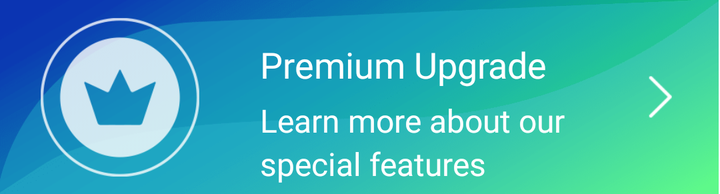
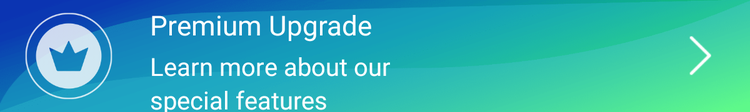

Compare how this app lays out the same screen by default and in its alternative resource folder. The renders come first, then the two layout files and the values they reference.
<!-- AndroidManifest.xml: application theme AppTheme -->
<!-- res/layout/premium_upgrade.xml -->
<?xml version="1.0" encoding="utf-8"?>
<androidx.constraintlayout.widget.ConstraintLayout xmlns:android="http://schemas.android.com/apk/res/android"
    xmlns:app="http://schemas.android.com/apk/res-auto"
    xmlns:tools="http://schemas.android.com/tools"
    android:layout_width="match_parent"
    android:layout_height="wrap_content"
    android:clickable="true"
    android:foreground="@drawable/ripple_effect_light">

    <ImageView
        android:id="@+id/imageView7"
        android:layout_width="wrap_content"
        android:layout_height="wrap_content"
        android:adjustViewBounds="true"
        android:scaleType="fitStart"
        app:layout_constraintEnd_toEndOf="parent"
        app:layout_constraintStart_toStartOf="parent"
        app:layout_constraintTop_toTopOf="parent"
        app:srcCompat="@drawable/bg_premium_placeholder" />

    <ImageView
        android:id="@+id/imageView9"
        android:layout_width="80dp"
        android:layout_height="80dp"
        android:layout_marginStart="20dp"
        android:layout_marginLeft="20dp"
        android:adjustViewBounds="true"
        app:layout_constraintBottom_toBottomOf="parent"
        app:layout_constraintStart_toStartOf="parent"
        app:layout_constraintTop_toTopOf="parent"
        app:srcCompat="@drawable/icon_premium" />

    <TextView
        android:id="@+id/textView16"
        android:layout_width="wrap_content"
        android:layout_height="wrap_content"
        android:layout_marginStart="30dp"
        android:layout_marginLeft="30dp"
        android:layout_marginTop="20dp"
        android:fontFamily="@font/rubik_bold"
        android:text="Premium Upgrade"
        android:textColor="@android:color/white"
        android:textSize="18sp"
        app:layout_constraintStart_toEndOf="@+id/imageView9"
        app:layout_constraintTop_toTopOf="parent" />

    <TextView
        android:id="@+id/textView28"
        android:layout_width="wrap_content"
        android:layout_height="wrap_content"
        android:layout_marginStart="30dp"
        android:layout_marginLeft="30dp"
        android:layout_marginTop="5dp"
        android:fontFamily="@font/rubik_regular"
        android:text="Learn more about our"
        android:textColor="@android:color/white"
        android:textSize="16sp"
        app:layout_constraintStart_toEndOf="@+id/imageView9"
        app:layout_constraintTop_toBottomOf="@+id/textView16" />

    <TextView
        android:id="@+id/textView29"
        android:layout_width="wrap_content"
        android:layout_height="wrap_content"
        android:layout_marginStart="30dp"
        android:layout_marginLeft="30dp"
        android:fontFamily="@font/rubik_regular"
        android:text="special features"
        android:textColor="@android:color/white"
        android:textSize="16sp"
        app:layout_constraintStart_toEndOf="@+id/imageView9"
        app:layout_constraintTop_toBottomOf="@+id/textView28" />

    <ImageView
        android:id="@+id/imageView10"
        android:layout_width="40dp"
        android:layout_height="40dp"
        android:layout_marginEnd="10dp"
        android:layout_marginRight="10dp"
        app:layout_constraintBottom_toBottomOf="parent"
        app:layout_constraintEnd_toEndOf="@+id/imageView7"
        app:layout_constraintTop_toTopOf="parent"
        app:srcCompat="@drawable/b_next" />
</androidx.constraintlayout.widget.ConstraintLayout>
<!-- resources referenced by this layout -->
<resources>
  <!-- drawable b_next: png bitmap (drawable, 300 bytes) -->
  <!-- drawable bg_premium_placeholder: png bitmap (drawable, 31607 bytes) -->
  <!-- drawable icon_premium: png bitmap (drawable, 3382 bytes) -->
  <!-- drawable ripple_effect_light (drawable) -->
  <?xml version="1.0" encoding="utf-8"?>
  <ripple
      xmlns:android="http://schemas.android.com/apk/res/android"
      android:color="@color/colorAccent1" />
  <style name="AppTheme" parent="Theme.AppCompat.Light.NoActionBar">
          
          <item name="colorPrimary">@color/colorPrimary</item>
          <item name="colorPrimaryDark">@color/colorPrimaryDark</item>
          <item name="colorAccent">@color/colorAccent</item>
      </style>
  <color name="colorAccent1">#474D7f</color>
  <color name="colorPrimary">#474D7f</color>
  <color name="colorPrimaryDark">#1C2033</color>
  <color name="colorAccent">#7A83BF</color>
</resources>
<!-- res/layout-sw600dp/premium_upgrade.xml (the repository's variant of the layout above) -->
<!-- drawn on a 7-inch tablet held upright -->
<?xml version="1.0" encoding="utf-8"?>
<androidx.constraintlayout.widget.ConstraintLayout xmlns:android="http://schemas.android.com/apk/res/android"
    xmlns:app="http://schemas.android.com/apk/res-auto"
    xmlns:tools="http://schemas.android.com/tools"
    android:layout_width="match_parent"
    android:layout_height="90dp"
    android:clickable="true"
    android:foreground="@drawable/ripple_effect_light">

    <ImageView
        android:id="@+id/imageView7"
        android:layout_width="match_parent"
        android:layout_height="wrap_content"
        android:adjustViewBounds="true"
        android:scaleType="fitXY"
        app:layout_constraintBottom_toBottomOf="parent"
        app:layout_constraintEnd_toEndOf="parent"
        app:layout_constraintStart_toStartOf="parent"
        app:layout_constraintTop_toTopOf="parent"
        app:srcCompat="@drawable/bg_premium_placeholder" />

    <ImageView
        android:id="@+id/imageView9"
        android:layout_width="70dp"
        android:layout_height="wrap_content"
        android:layout_marginStart="20dp"
        android:layout_marginLeft="20dp"
        android:adjustViewBounds="true"
        app:layout_constraintBottom_toBottomOf="parent"
        app:layout_constraintStart_toStartOf="parent"
        app:layout_constraintTop_toTopOf="parent"
        app:srcCompat="@drawable/icon_premium" />

    <TextView
        android:id="@+id/textView16"
        android:layout_width="wrap_content"
        android:layout_height="wrap_content"
        android:layout_marginStart="30dp"
        android:layout_marginLeft="30dp"
        android:layout_marginTop="5dp"
        android:fontFamily="@font/rubik_bold"
        android:text="Premium Upgrade"
        android:textColor="@android:color/white"
        android:textSize="22sp"
        app:layout_constraintStart_toEndOf="@+id/imageView9"
        app:layout_constraintTop_toTopOf="parent" />

    <TextView
        android:id="@+id/textView28"
        android:layout_width="wrap_content"
        android:layout_height="wrap_content"
        android:layout_marginStart="30dp"
        android:layout_marginLeft="30dp"
        android:layout_marginTop="5dp"
        android:fontFamily="@font/rubik_regular"
        android:text="Learn more about our"
        android:textColor="@android:color/white"
        android:textSize="20sp"
        app:layout_constraintStart_toEndOf="@+id/imageView9"
        app:layout_constraintTop_toBottomOf="@+id/textView16" />

    <TextView
        android:id="@+id/textView29"
        android:layout_width="wrap_content"
        android:layout_height="wrap_content"
        android:layout_marginStart="30dp"
        android:layout_marginLeft="30dp"
        android:fontFamily="@font/rubik_regular"
        android:text="special features"
        android:textColor="@android:color/white"
        android:textSize="20sp"
        app:layout_constraintStart_toEndOf="@+id/imageView9"
        app:layout_constraintTop_toBottomOf="@+id/textView28" />

    <ImageView
        android:id="@+id/imageView10"
        android:layout_width="60dp"
        android:layout_height="wrap_content"
        android:layout_marginEnd="10dp"
        android:layout_marginRight="10dp"
        app:layout_constraintBottom_toBottomOf="parent"
        app:layout_constraintEnd_toEndOf="@+id/imageView7"
        app:layout_constraintTop_toTopOf="parent"
        app:srcCompat="@drawable/b_next" />

</androidx.constraintlayout.widget.ConstraintLayout>
